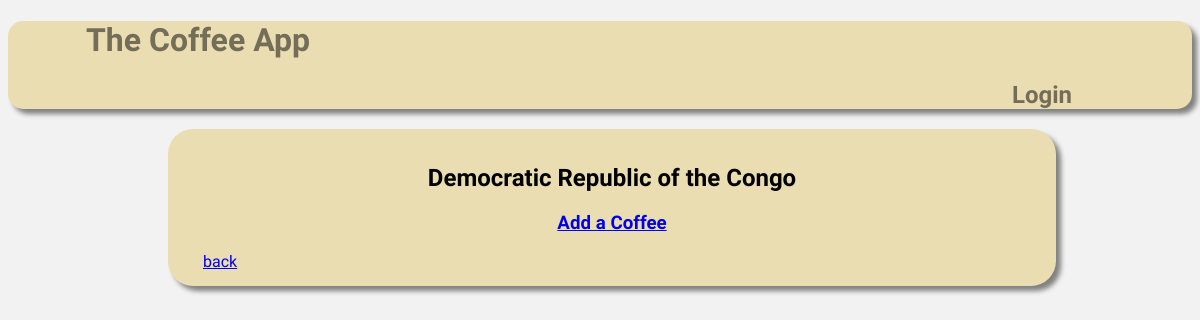
The app's page /show-origin/11, older data.
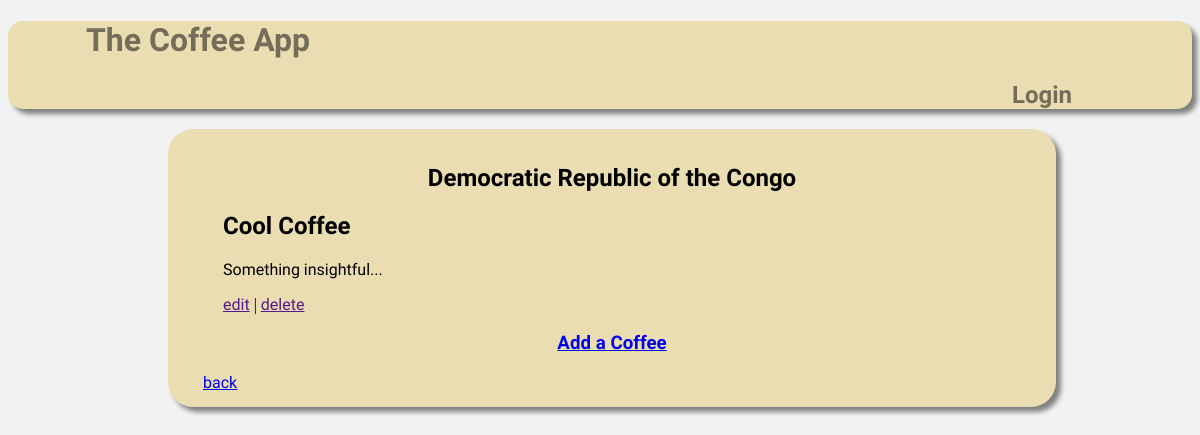
The same page, newer data.
### database_setup.py (models this page shows)
class Coffee(Base):
    __tablename__ = 'coffee'
    id = Column(Integer, primary_key=True)
    name = Column(String(250), nullable=False)
    description = Column(String(250))
    origin_id = Column(Integer, ForeignKey('origin.id'))
    origin = relationship(Origin)

### project.py (the view)
@app.route('/show-origin/<int:origin_id>', methods=['GET', 'POST'])
def showOrigin(origin_id):
    origin = session.query(Origin).filter_by(id=origin_id).one()
    coffees = session.query(Coffee).filter_by(origin_id=origin_id
        ).order_by('name').all()
    if request.method == 'POST':
        pass
    return render_template('show-origin.html', origin=origin, coffees=coffees)

### templates/show-origin.html (shortened to what this page needs)
{% extends "main.html" %}
{% block content %}
<h2 class="sub-header">{{ origin.name }}</h2>
<ul>
  {% for coffee in coffees %}
  <li><h2>{{ coffee.name }}</h2></li>
    <p class="coffee-description">
      {{coffee.description}}
    </p>
  <a href="">edit</a> | <a href="">delete</a>
  {% endfor %}
</ul>
<a href="{{ url_for('addCoffeeFrom', origin_id=origin.id) }}" class="main-button"><h3>Add a Coffee</h3></a>
<a href="{{ url_for('showHomePage') }}" class="back-button">back</a>
{% endblock %}

Row changes from the older to the newer data that the page shows:
added Coffee: name "Cool Coffee", description "Something insightful..."
